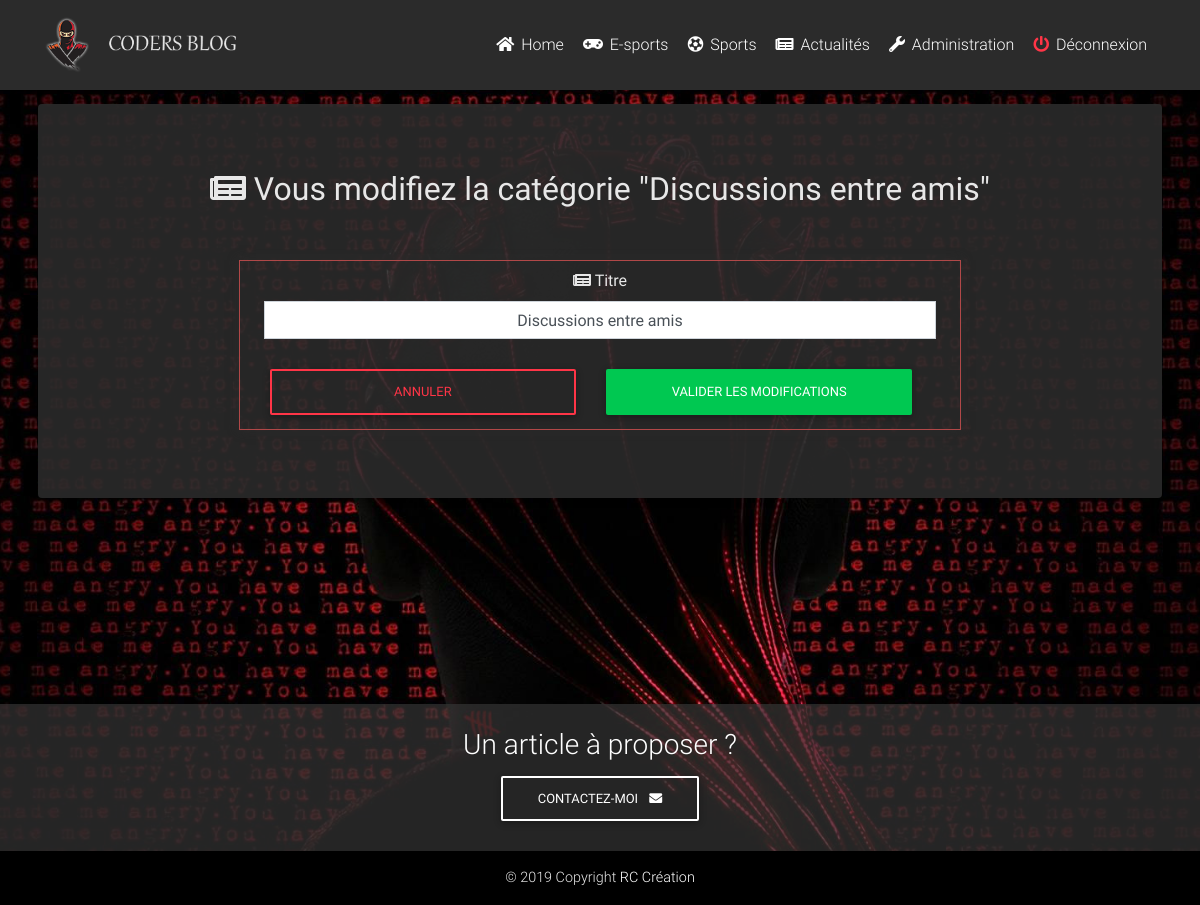
Screenshot of /admin/edit-categorie.php?categorie=9 (signed in) with the database file from the repository.
### tables this page shows
CREATE TABLE IF NOT EXISTS `menus` (
  `id` int(11) NOT NULL AUTO_INCREMENT,
  `name` varchar(255) NOT NULL,
  `target` varchar(255) NOT NULL,
  `icone` varchar(255) NOT NULL,
  PRIMARY KEY (`id`)
);

CREATE TABLE IF NOT EXISTS `categories` (
  `id` int(11) NOT NULL AUTO_INCREMENT,
  `name` varchar(255) NOT NULL,
  `date_creation` datetime NOT NULL,
  PRIMARY KEY (`id`)
);

### db_connect.php (called while the page is built, shortened)
<?php
try {
    $bdd = new PDO('mysql:host=localhost;dbname=coursphp;charset=utf8', 'root', '');
} catch (Exception $e) {
    die('Erreur : ' . $e->getMessage());
}
$url_path = 'http://localhost/coursphp/';
$getNaviguation = $bdd->query('SELECT * FROM menus ORDER by id ASC');
$img_folder = 'http://localhost/coursphp/img/';

### admin/edit-categorie.php (the view, shortened to what this page needs)
<?php
require('../db_connect.php');
require('../classes/Categorie.php');
$modifyCategorie = $bdd->prepare('SELECT * FROM categories WHERE id = ?');
$modifyCategorie->execute(array($_GET['categorie']));
$editCategorie = $modifyCategorie->fetch();
?>
<!DOCTYPE html>
<html lang="fr">
<head>
    <link rel="stylesheet" href="https://use.fontawesome.com/releases/v5.11.2/css/all.css">
    <link href="../css/bootstrap.min.css" rel="stylesheet">
    <link href="../css/mdb.min.css" rel="stylesheet">
    <link href="../css/style.css" rel="stylesheet">
</head>
<body>
    <?php include('../include/header.php'); ?>
    <main class="mt-5 pt-5">
        <div class="container-fluid pt-2">
            <section class=" text-center text-lg-left ">
                <div class=" row mx-md-2">
                    <div class="col-md-12 mx-auto">
                        <div class="card pb-5">
                            <div class="card-body text-center">
                                <h2><i class="fas fa-newspaper my-5"></i> Vous modifiez la catégorie "<?php echo $editCategorie['name']?>"</h2>
                                <div class="d-flex flex-row flex-wrap justify-content-start">
                                    <div class="single-result-admin mx-auto col-8 py-2 px-4 mr-1">
                                        <i class="fas fa-newspaper"></i> Titre
                                        <form action="" method="post">
                                            <input name="titre" class="form-control text-center rounded-0 mt-2 mb-4" value="<?php echo $editCategorie['name'] ?>" />
                                            <div class="row w-100">
                                                <div class="col-6">
                                                    <a href="<?php echo $url_path . 'admin/categories.php' ?>" class="btn btn-outline-danger w-100">Annuler</a>
                                                </div>
                                                <div class="col-6">
                                                    <button type="submit" name="submit" class="btn btn-success w-100">Valider les Modifications</button>
                                                </div>
                                            </div>
                                        </form>
                                    </div>
                                </div>
                            </div>
                        </div>
                    </div>
                </div>
            </section>
        </div>
    </main>
    <?php include('../include/footer.php'); ?>
</body>
</html>

### include/header.php (shortened to what this page needs)
<header>
    <nav class="navbar fixed-top navbar-expand-lg navbar-dark scrolling-navbar">
        <div class="container">
            <a class="navbar-brand waves-effect" href="<?php echo $url_path ?>">
                <img class="img-fluid logo" src="<?php echo $img_folder ?>logo.png" alt="Mon super Blog !">
            </a>
            <div class="collapse navbar-collapse" id="navbarSupportedContent">
                <ul class="navbar-nav ml-auto">
                    <?php while ($singleNav = $getNaviguation->fetch()) { ?>
                        <li class="nav-item">
                            <a class="nav-link waves-effect" href="<?php echo $url_path . $singleNav['target'] ?>"><i class="<?php echo $singleNav['icone'] ?>"></i> <?php echo $singleNav['name'] ?>
                            </a>
                        </li>
                    <?php } ?>
                    <?php
                    if (isset($_SESSION['id'])) { ?>
                        <li class="nav-item">
                            <a class="nav-link waves-effect" href="<?php echo $url_path ?>admin/"><i class="fas fa-wrench"></i> Administration</a>
                        </li>
                        <li class="nav-item">
                            <a class="nav-link waves-effect" href="<?php echo $url_path ?>action/logout.php"><i class="fas fa-power-off text-danger"></i> Déconnexion</a>
                        </li>
                    <?php } ?>
                </ul>
            </div>
        </div>
    </nav>
</header>

### css/style.css (style rules this page uses)
body { background: url('../img/background.jpg'); background-size: cover; background-repeat: no-repeat; background-position: center; background-attachment: fixed; color: #e7e7e7 !important; }
main { min-height: 80vh; }
.logo { height: 3.5rem; }
.single-result-admin { box-shadow: 0 0 10px #2b2b2b; border: 1px solid #b14848; }
header nav { background-color: #2b2b2b; }
.card { background-color: #2b2b2be3 !important; }

### rows the page displays
menus: name "Home"
menus: name "E-sports"
menus: name "Sports"
menus: name "Actualités"
categories: name "Discussions entre amis", titre "Discussions entre amis"
